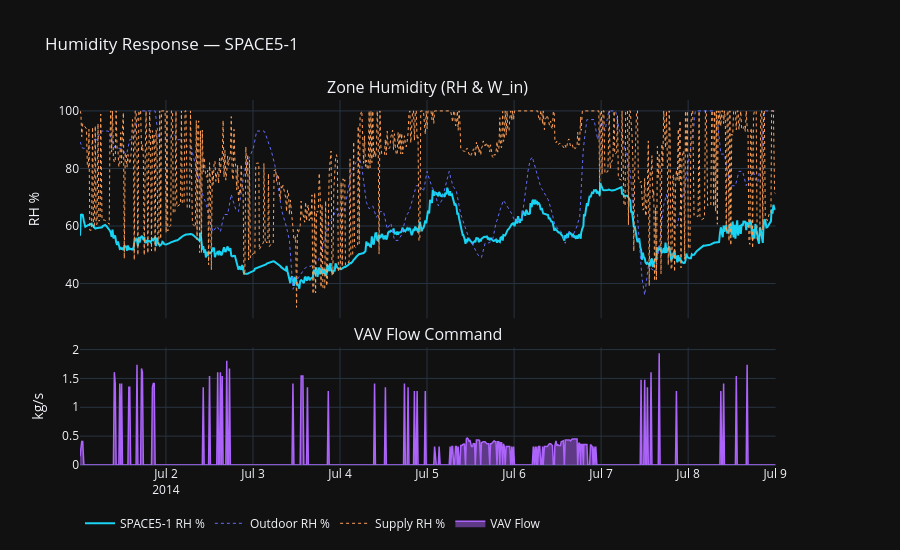

The cell this chart's notebook holds for it:
### Markdown cell above
## 2 · Humidity Response vs Flow Command

### Code cell
fig = make_subplots(
    rows=2, cols=1, shared_xaxes=True,
    row_heights=[0.65, 0.35],
    subplot_titles=['Zone Humidity (RH & W_in)', 'VAV Flow Command'],
    specs=[[{'secondary_y': True}], [{}]],
    vertical_spacing=0.08
)

# RH on primary y-axis
fig.add_trace(go.Scatter(x=df['Datetime'], y=df[f'{ZONE}_RH_pct'],
    name=f'{ZONE} RH %', line=dict(color='#19D3F3', width=2)), row=1, col=1, secondary_y=False)
fig.add_trace(go.Scatter(x=df['Datetime'], y=df['Out_RH_pct'],
    name='Outdoor RH %', line=dict(color='#636EFA', width=1, dash='dot')), row=1, col=1, secondary_y=False)
fig.add_trace(go.Scatter(x=df['Datetime'], y=df['Fan_Out_RH_pct'],
    name='Supply RH %', line=dict(color='#FFA15A', width=1, dash='dot')), row=1, col=1, secondary_y=False)

# W_in on secondary y-axis
# fig.add_trace(go.Scatter(x=df['Datetime'], y=df[f'{ZONE}_W_in_kg_kg'],
#     name=f'{ZONE} W_in (kg/kg)', line=dict(color='#FFA15A', width=1.5)), row=1, col=1, secondary_y=True)

# Row 2: Flow
fig.add_trace(go.Scatter(x=df['Datetime'], y=df[f'{ZONE}_VAV_Flow_kg_s'],
    name='VAV Flow', fill='tozeroy',
    line=dict(color='#AB63FA', width=1.5)), row=2, col=1)

fig.update_layout(template='plotly_dark', height=550,
    title=f'Humidity Response — {ZONE}',
    legend=dict(orientation='h', y=-0.12))
fig.update_yaxes(title_text='RH %', row=1, col=1, secondary_y=False)
fig.update_yaxes(title_text='kg/kg', row=1, col=1, secondary_y=True)
fig.update_yaxes(title_text='kg/s', row=2, col=1)
fig.show()

### Figure 1 — Plotly figure (JSON) as saved in the notebook; plotly's stock layout.template omitted (floating-point values rounded to 4 significant figures; data arrays with more than 128 entries replaced by an {"elided": "..."} marker saying what was removed)
{"data": [{"line": {"color": "#19D3F3", "width": 2}, "name": "SPACE5-1 RH %", "type": "scatter", "x": {"elided": "768 str values"}, "xaxis": "x", "y": {"elided": "768 float values"}, "yaxis": "y"}, {"line": {"color": "#636EFA", "dash": "dot", "width": 1}, "name": "Outdoor RH %", "type": "scatter", "x": {"elided": "768 str values"}, "xaxis": "x", "y": {"elided": "768 float values"}, "yaxis": "y"}, {"line": {"color": "#FFA15A", "dash": "dot", "width": 1}, "name": "Supply RH %", "type": "scatter", "x": {"elided": "768 str values"}, "xaxis": "x", "y": {"elided": "768 float values"}, "yaxis": "y"}, {"fill": "tozeroy", "line": {"color": "#AB63FA", "width": 1.5}, "name": "VAV Flow", "type": "scatter", "x": {"elided": "768 str values"}, "xaxis": "x2", "y": {"elided": "768 float values"}, "yaxis": "y3"}], "layout": {"annotations": [{"font": {"size": 16}, "showarrow": false, "text": "Zone Humidity (RH & W_in)", "x": 0.47, "xanchor": "center", "xref": "paper", "y": 1, "yanchor": "bottom", "yref": "paper"}, {"font": {"size": 16}, "showarrow": false, "text": "VAV Flow Command", "x": 0.47, "xanchor": "center", "xref": "paper", "y": 0.322, "yanchor": "bottom", "yref": "paper"}], "height": 550, "legend": {"orientation": "h", "y": -0.12}, "title": {"text": "Humidity Response — SPACE5-1"}, "xaxis": {"anchor": "y", "domain": [0, 0.94], "matches": "x2", "showticklabels": false}, "xaxis2": {"anchor": "y3", "domain": [0, 0.94]}, "yaxis": {"anchor": "x", "domain": [0.402, 1], "title": {"text": "RH %"}}, "yaxis2": {"anchor": "x", "overlaying": "y", "side": "right", "title": {"text": "kg/kg"}}, "yaxis3": {"anchor": "x2", "domain": [0, 0.322], "title": {"text": "kg/s"}}}}
